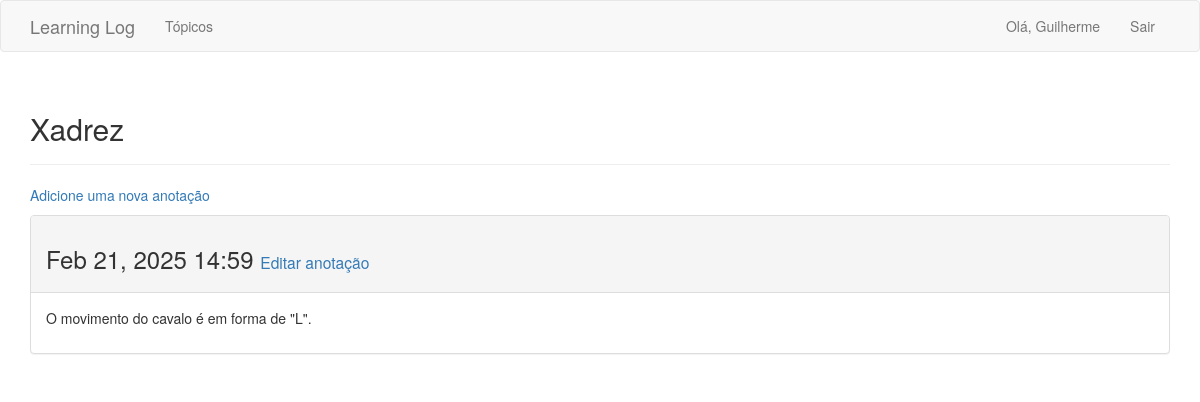
/topics/2/ (signed in), run on the app's committed database.
### learning_logs/models.py (models this page shows, shortened)
class Topic(models.Model):
    text = models.CharField(max_length=200)
    date_added = models.DateTimeField(auto_now_add=True)
    owner = models.ForeignKey(User, on_delete=models.CASCADE)
    def __str__(self):
        return self.text

class Entry(models.Model):
    topic = models.ForeignKey(Topic, on_delete=models.CASCADE)
    text = models.TextField()
    date_added = models.DateTimeField(auto_now_add=True)
    class Meta:
        verbose_name_plural = 'entries'

### learning_logs/views.py (the view)
# urls.py: path('topics/<topic_id>/', views.topic, name= 'topic'),
@login_required
def topic(request, topic_id):
    topic = Topic.objects.get(id = topic_id)
    if topic.owner != request.user:
        raise Http404
    entries = topic.entry_set.order_by('-date_added')
    context = {'topic': topic, 'entries': entries}
    return render(request, 'learning_logs/topic.html', context)

### learning_logs/templates/learning_logs/topic.html
{% extends "learning_logs/base.html" %}
{% block header %}
    <h2>{{ topic }}</h2>
{% endblock header %}
{% block content %}
    <p>
        <a href="{% url 'new_entry' topic.id%}">Adicione uma nova anotação</a>
    </p>
        {% for entry in entries %}
            <div class="panel panel-default">
                <div class="panel-heading">
                    <h3>
                        {{ entry.date_added | date:'M d, Y H:i'}}
                        <small>
                            <a href="{% url 'edit_entry' entry.id %}">Editar anotação</a>
                        </small>
                    </h3>
                </div>
                <div class="panel-body">
                    {{ entry.text | linebreaks }}
                </div>
            </div>
        {% empty %}
            Não há registro.
        {% endfor %}
{% endblock content %}

### learning_logs/templates/learning_logs/base.html (shortened to what this page needs)
{% load bootstrap3 %}
<!DOCTYPE html>
<html lang="pt-BR">
    <head>
        {% bootstrap_css %}
    </head>
    <body>
        <nav class="navbar navbar-default navbar-static_top">
            <div class="container">
                <div class="navbar-header">
                    <a class="navbar-brand" href="{% url 'index' %}">Learning Log</a>
                </div>
                <div id="navbar" class="collapse navbar-collapse">
                    <ul class="nav navbar-nav">
                        <li><a href="{% url 'topics' %}">Tópicos</a></li>
                    </ul>
                    <ul class="nav navbar-nav navbar-right" >
                        {% if user.is_authenticated %}
                            <li><a>Olá, {{ user.username }}</a></li>
                            <li><a href="{% url 'logout' %}">Sair</a></li>
                        {% else %}
                            <li><a href="{% url 'register' %}">Registrar</a></li>
                            <li><a href="{% url 'login' %}">Entrar</a></li>
                        {% endif %}
                    </ul>
                </div>
            </div>
        </nav>
        <div class="container">
            <div class="page-header">
                {% block header %}{% endblock header %}
            </div>
            <div>
                {% block content %}{% endblock content %}
            </div>
        </div>
    </body>
</html>

### data on the page
Topic: text "Xadrez"
Entry: date_added "Feb 21, 2025 14:59", text "O movimento do cavalo é em forma de \"L\"."

### other printed values
{{ user.username }} "Guilherme"
